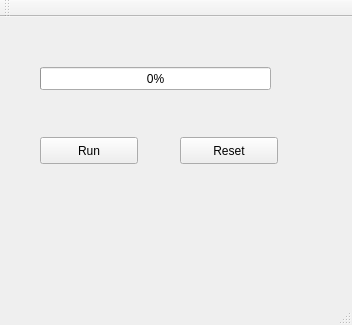
<?xml version="1.0" encoding="UTF-8"?>
<ui version="4.0">
 <class>MainWindow</class>
 <widget class="QMainWindow" name="MainWindow">
  <property name="geometry">
   <rect>
    <x>0</x>
    <y>0</y>
    <width>352</width>
    <height>325</height>
   </rect>
  </property>
  <property name="windowTitle">
   <string>MainWindow</string>
  </property>
  <widget class="QWidget" name="centralWidget">
   <widget class="QProgressBar" name="progressBar">
    <property name="geometry">
     <rect>
      <x>40</x>
      <y>50</y>
      <width>231</width>
      <height>23</height>
     </rect>
    </property>
    <property name="value">
     <number>0</number>
    </property>
   </widget>
   <widget class="QPushButton" name="pushButton">
    <property name="geometry">
     <rect>
      <x>40</x>
      <y>120</y>
      <width>98</width>
      <height>27</height>
     </rect>
    </property>
    <property name="text">
     <string>Run</string>
    </property>
   </widget>
   <widget class="QPushButton" name="pushButton_2">
    <property name="geometry">
     <rect>
      <x>180</x>
      <y>120</y>
      <width>98</width>
      <height>27</height>
     </rect>
    </property>
    <property name="text">
     <string>Reset</string>
    </property>
   </widget>
  </widget>
  <widget class="QMenuBar" name="menuBar">
   <property name="geometry">
    <rect>
     <x>0</x>
     <y>0</y>
     <width>352</width>
     <height>23</height>
    </rect>
   </property>
  </widget>
  <widget class="QToolBar" name="mainToolBar">
   <attribute name="toolBarArea">
    <enum>TopToolBarArea</enum>
   </attribute>
   <attribute name="toolBarBreak">
    <bool>false</bool>
   </attribute>
  </widget>
  <widget class="QStatusBar" name="statusBar"/>
 </widget>
 <layoutdefault spacing="6" margin="11"/>
 <resources/>
 <connections/>
</ui>
